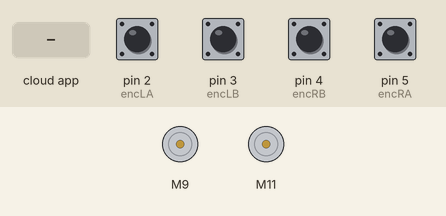
This sketch was run on a simulated Arduino Uno, built with avr-gcc and run on an emulated ATmega328P. Parts: 2 × DC motor (green arrow = forward, orange = backward, longer = faster). Inputs (shaded band) come from the test bench; at power-on: pin 2 (encLA), pin 3 (encLB), pin 4 (encRB), pin 5 (encRA) HIGH. The ROS host is connected and sends only what is stated.

Above: at 1.2 s.
1.3 s: the phone or cloud app sets lwheel_vtarget to -100
At 2.2 s:
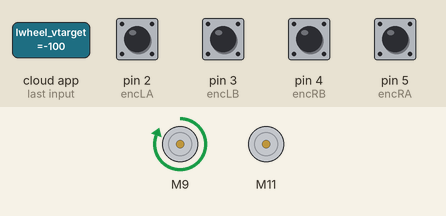
2.8 s: the phone or cloud app sets rwheel_vtarget to -100
At 3.4 s:
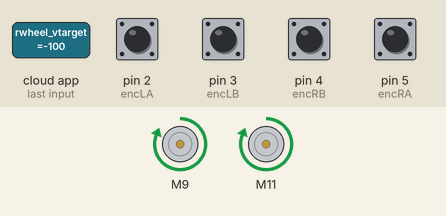
4.3 s: the phone or cloud app sets lwheel_vtarget to 0
At 5.5 s:
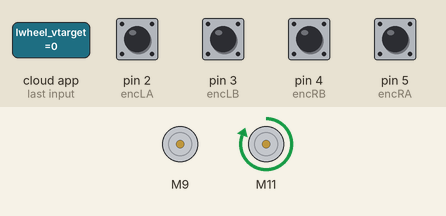
5.8 s: the phone or cloud app sets rwheel_vtarget to 0
At 6.8 s:
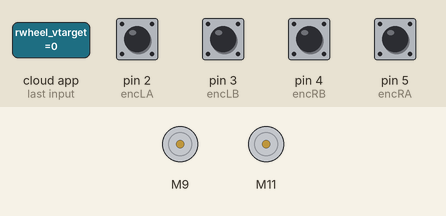
7.3 s: the phone or cloud app sets lwheel_vtarget to 100
At 8.0 s:
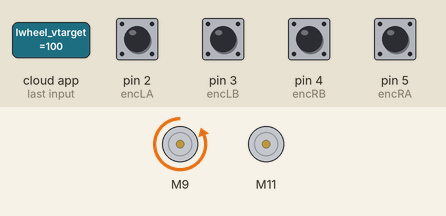
8.8 s: the phone or cloud app sets rwheel_vtarget to 100
At 9.1 s:
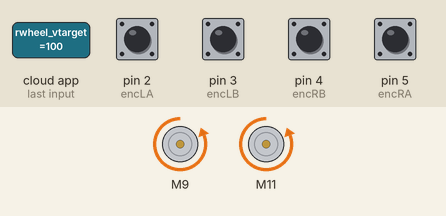
Timing chart, 0 to 11.3 s (numbered marks = the images above; inputs shaded):
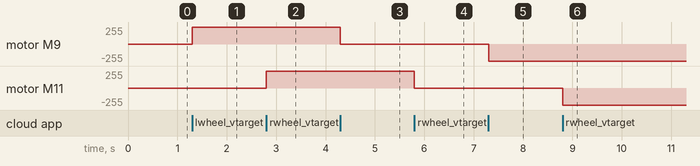

Measured:
- after the input at 1.3 s, motor M9: stopped → forward 255/255 at once
- after the input at 2.8 s, motor M11: stopped → forward 255/255 at once
- after the input at 4.3 s, motor M9: forward 255/255 → stopped at once
- after the input at 5.8 s, motor M11: forward 255/255 → stopped at once
- after the input at 7.3 s, motor M9: stopped → backward 255/255 at once
- after the input at 8.8 s, motor M11: stopped → backward 255/255 at once

The sketch:

motor.ino
```cpp
#include <ros.h>
#include <std_msgs/Float32.h>
#include <std_msgs/Int32.h>
#include <Arduino.h>
#include <CytronMotorDriver.h>

ros::NodeHandle nh;
std_msgs::Float32 max_vel_L, max_vel_R;

CytronMD L_motor(PWM_DIR, 9, 8);     // PWM 1 = Pin 9, DIR 1 = Pin 8.
CytronMD R_motor(PWM_DIR, 11, 10);   // PWM 2 = Pin 11, DIR 2 = Pin 10.

float req_pwm_L, req_pwm_R;
float percent_L, percent_R;

int encLA = 2;
int encLB = 3;
int encRA = 5;
int encRB = 4;

std_msgs::Int32 encLMsg;
std_msgs::Int32 encRMsg;

ros::Publisher EncLVal("EncLVal", &encLMsg);
ros::Publisher EncRVal("EncRVal", &encRMsg);

int encLVal = 0;
int encRVal = 0;

int encLALast = LOW;
int encRALast = LOW;
int encLAPres = LOW;
int encRAPres = LOW;

void lwheel_callback(const std_msgs::Float32& inp) {
  percent_L = inp.data / max_vel_L.data;
  req_pwm_L = (int)(255 * percent_L);
  L_motor.setSpeed(req_pwm_L);
}

void rwheel_callback(const std_msgs::Float32& inp) {
  percent_R = inp.data / max_vel_R.data;
  req_pwm_R = (int)(255 * percent_R);
  R_motor.setSpeed(req_pwm_R);
}

ros::Subscriber<std_msgs::Float32> lwheel_vtarget("/lwheel_vtarget", lwheel_callback);
ros::Subscriber<std_msgs::Float32> rwheel_vtarget("/rwheel_vtarget", rwheel_callback);

void setup()
{
  nh.initNode();

  max_vel_L.data = 0.5;
  max_vel_R.data = 0.5;

  //  nh.getParam("~max_vel_Fl", &max_vel_L.data);
  //  nh.getParam("~max_vel_Fr", &max_vel_R.data);

  nh.advertise(EncLVal);
  nh.advertise(EncRVal);

  pinMode(encLA, INPUT);
  pinMode(encLB, INPUT);
  pinMode(encRA, INPUT);
  pinMode(encRB, INPUT);

  nh.subscribe(lwheel_vtarget);
  nh.subscribe(rwheel_vtarget);

  Serial.begin(57600);
}

void loop()
{
  encLAPres = digitalRead(encLA);
  encRAPres = digitalRead(encRA);

  if (encLALast == LOW && encLAPres == HIGH) {
    if (digitalRead(encLB) == HIGH)
      encLVal++;
    else
      encLVal--;

    if (encLVal > 32768)
      encLVal = -32768;
    if (encLVal < -32768)
      encLVal = 32768;
  }

  if (encRALast == LOW && encRAPres == HIGH) {
    if (digitalRead(encRB) == HIGH)
      encRVal++;
    else
      encRVal--;

    if (encRVal > 32768)
      encRVal = -32768;
    if (encRVal < -32768)
      encRVal = 32768;
  }

  encLMsg.data = encLVal;
  encRMsg.data = encRVal;

  EncLVal.publish(&encLMsg);
  EncRVal.publish(&encRMsg);

  encLALast = encLAPres;
  encRALast = encRAPres;

  nh.spinOnce();
}
```
